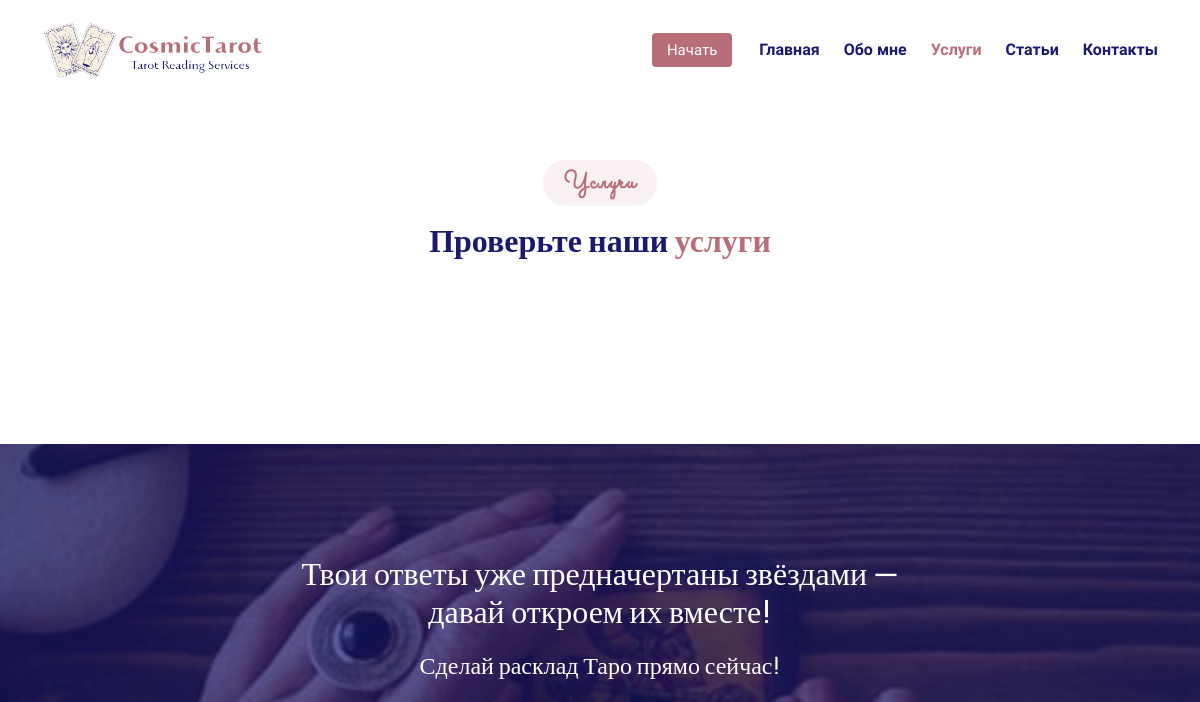
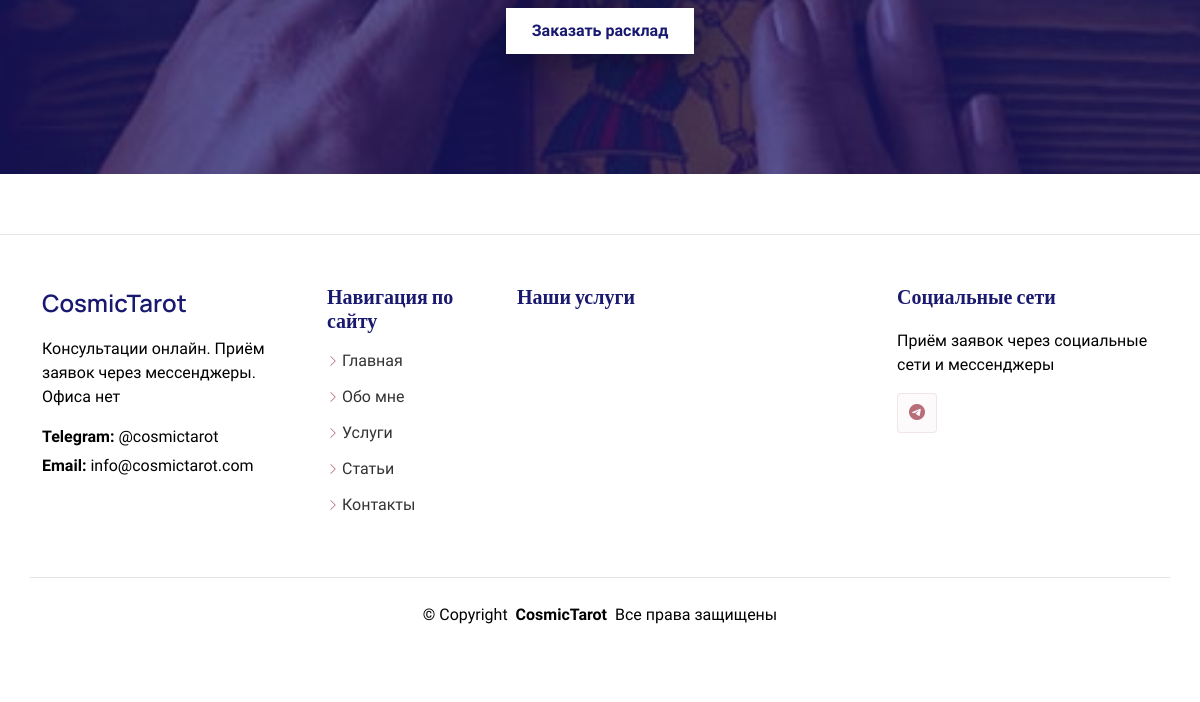
/services/, run on an earlier commit of the app's database (2 pictures, top to bottom).
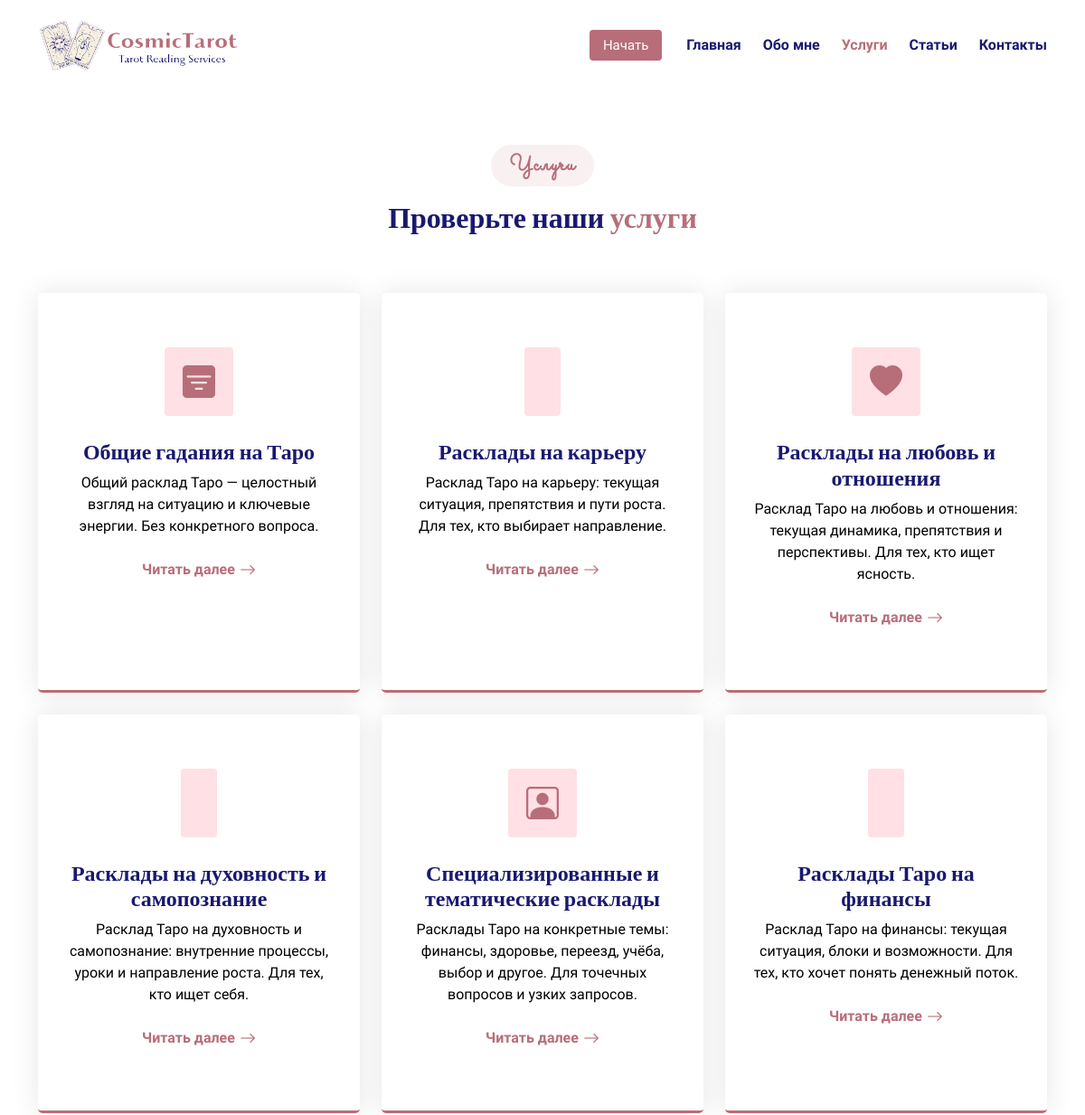
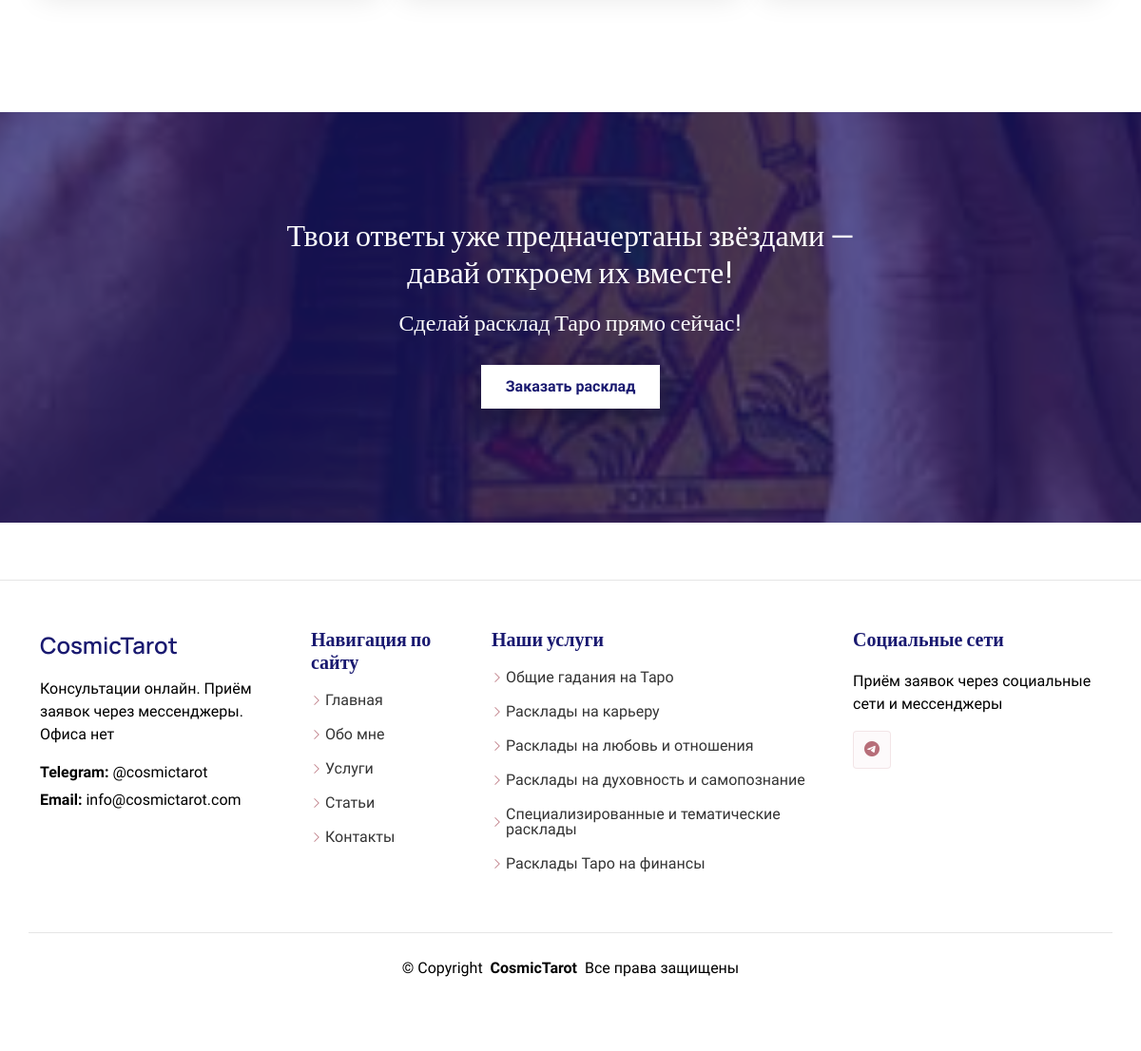
And on a later commit of the database (2 pictures, top to bottom).
### services/models.py (models this page shows, shortened)
class Service(models.Model):
  name = models.CharField('Name', max_length=255)
  slug = models.CharField('Slug', max_length=255)
  excerpt = models.CharField('Excerpt', max_length=255, blank=True)
  body = models.TextField()
  icon = models.CharField('Icon', max_length=20)
  active = models.BooleanField('Active', default=True)

### services/views.py (the view)
# urls.py: path('', views.services_index, name='services_index'),
def services_index(request):
  services = Service.objects.all()
  return render(request, 'services/index.html', {
    'title': 'Услуги',
    'page': 'services',
    'services': services
  })

### core/context_processors.py (called while the page is built)
def site_settings(request):
  return {
    'sitename': 'CosmicTarot',
    'telegraf': '@cosmictarot',
    'email': 'info@cosmictarot.com',
  }

### services/templates/services/index.html (shortened to what this page needs)
{% extends 'main/layouts/main.html' %}
{% block pageclass %}blog-page{% endblock %}
{% block content %}
  {% include 'main/includes/services.html' %}
  {% include 'main/includes/cta.html' %}
{% endblock %}

### main/templates/main/layouts/main.html (shortened to what this page needs)
{% load static %}
<!DOCTYPE html>
<html lang="zxx">
<head>
  <link href="{% static 'main/css/bootstrap.min.css' %}" rel="stylesheet">
  <link href="{% static 'main/css/bootstrap-icons.css' %}" rel="stylesheet">
  <link href="{% static 'main/css/aos.css' %}" rel="stylesheet">
  <link href="{% static 'main/css/glightbox.min.css' %}" rel="stylesheet">
  <link href="{% static 'main/css/swiper-bundle.min.css' %}" rel="stylesheet">
  <link href="{% static 'main/css/main.css' %}" rel="stylesheet">
</head>
<body class="{% block pageclass %}{% endblock %}">
  {% include 'main/includes/header.html' %}
  <main class="main">
    {% block content %}{% endblock %}
  </main>
  {% include 'main/includes/footer.html' %}
</body>
</html>

### main/templates/main/includes/header.html (shortened to what this page needs)
{% load static %}
<header id="header" class="header d-flex align-items-center fixed-top {% if page != 'index' %}sticky-top {% endif %}">
  <div class="container-fluid container-xl position-relative d-flex align-items-center">
    <a href="{% url 'index' %}" class="logo d-flex align-items-center me-auto">
      <img src="{% static 'main/img/logo.png' %}" alt="">
    </a>
    <nav id="navmenu" class="navmenu">
      <ul>
        <li><a href="/" {% if page == 'index' %}class="active"{% endif %}>Главная<br></a></li>
        <li><a href="/about" {% if page == 'about' %}class="active"{% endif %}>Обо мне</a></li>
        <li><a href="/services" {% if page == 'services' %}class="active"{% endif %}>Услуги</a></li>
        <li><a href="/blog" {% if page == 'blog' %}class="active"{% endif %}>Статьи</a></li>
        <li><a href="/contact" {% if page == 'contact' %}class="active"{% endif %}>Контакты</a></li>
      </ul>
    </nav>
    <a class="btn-getstarted flex-md-shrink-0" href="#about">Начать</a>
  </div>
</header>

### main/templates/main/includes/services.html
<section id="services" class="services section">
  <div class="container section-title" data-aos="fade-up">
    <h2 title="Services">Услуги</h2>
    <p title="Check Our Services"><span>Проверьте наши</span> <span class="description-title">услуги</span><br></p>
  </div>
  {% if services %}
  <div class="container">
    <div class="row gy-4">
      {% for service in services %}
      <div class="col-lg-4 col-md-6" data-aos="fade-up" data-aos-delay="100">
        <div class="service-item item-rosegold position-relative">
          <i class="bi bi-{{ service.icon }} icon"></i>
          <h3>{{ service.name }}</h3>
          <p>{{ service.excerpt }}</p>
          <a href="/services/{{ service.slug }}" class="read-more stretched-link" title="Read More">
            <span>Читать далее</span> <i class="bi bi-arrow-right"></i>
          </a>
        </div>
      </div>
      {% endfor %}
    </div>
  </div>
  {% endif %}
</section>

### main/templates/main/includes/cta.html
<section id="cta" class="cta section">
  <div class="section-bg-2 my-6">
    <div class="section-bg-overlay"></div>
    <div class="container">
      <div class="row">
        <div class="col-md-7 mx-auto text-center z9">
          <h2 class="text-white" title="Your Answers Are Written in the Stars – Let's Reveal Them!">Твои ответы уже предначертаны звёздами — давай откроем их вместе!</h2>
          <h4 class="text-white" title="Get a Tarot Reading Now!">Сделай расклад Таро прямо сейчас!</h4>
          <a href="#" data-bs-toggle="modal" data-bs-target="#exampleModal" class="btn-white small page-scroll" title="Book a Reading">Заказать расклад</a>
        </div>
      </div>
    </div>
  </div>
</section>

### main/templates/main/includes/footer.html
<footer id="footer" class="footer">
  <div class="container footer-top">
    <div class="row gy-4">
      <div class="col-lg-3 col-md-6 footer-about">
        <a href="/" class="d-flex align-items-center">
          <span class="sitename">{{ sitename }}</span>
        </a>
        <div class="footer-contact pt-3">
          <p>Консультации онлайн. Приём заявок через мессенджеры. Офиса нет</p>
          <p class="mt-3"><strong>Telegram:</strong> <span>{{ telegraf }}</span></p>
          <p><strong>Email:</strong> <span>{{ email }}</span></p>
        </div>
      </div>
      <div class="col-lg-2 col-md-6 footer-links">
        <h4 title="Useful Links">Навигация по сайту</h4>
        <ul>
          <li><i class="bi bi-chevron-right"></i> <a href="/">Главная</a></li>
          <li><i class="bi bi-chevron-right"></i> <a href="/about">Обо мне</a></li>
          <li><i class="bi bi-chevron-right"></i> <a href="/services">Услуги</a></li>
          <li><i class="bi bi-chevron-right"></i> <a href="/blog">Статьи</a></li>
          <li><i class="bi bi-chevron-right"></i> <a href="/contact">Контакты</a></li>
        </ul>
      </div>
      <div class="col-lg-4 col-md-6 footer-links">
        <h4 title="Our Services">Наши услуги</h4>
        {% if services %}
        <ul>
          {% for service in services %}
          <li><i class="bi bi-chevron-right"></i> <a href="/services/{{ service.slug }}">{{ service.name }}</a></li>
          {% endfor %}
        </ul>
        {% endif %}
      </div>
      <div class="col-lg-3 col-md-6">
        <h4 title="Social Links">Социальные сети</h4>
        <p>Приём заявок через социальные сети и мессенджеры</p>
        <div class="social-links d-flex">
          <a href=""><i class="bi bi-telegram"></i></a>
        </div>
      </div>
    </div>
  </div>
  <div class="container copyright text-center mt-4">
    <p>© <span>Copyright</span> <strong class="px-1 sitename">{{ sitename }}</strong> <span title="All Rights Reserved">Все права защищены</span></p>
  </div>
</footer>

What changed in the data, as far as the page shows it:
added Service: name "Общие гадания на Таро", excerpt "Общий расклад Таро — целостный взгляд на ситуацию и ключевые энергии. Без конкретного вопроса."
added Service: name "Расклады на карьеру", excerpt "Расклад Таро на карьеру: текущая ситуация, препятствия и пути роста. Для тех, кто выбирает направление."
added Service: name "Расклады на любовь и отношения", excerpt "Расклад Таро на любовь и отношения: текущая динамика, препятствия и перспективы. Для тех, кто ищет ясность."
added Service: name "Расклады на духовность и самопознание", excerpt "Расклад Таро на духовность и самопознание: внутренние процессы, уроки и направление роста. Для тех, кто ищет себя."
added Service: name "Специализированные и тематические расклады", excerpt "Расклады Таро на конкретные темы: финансы, здоровье, переезд, учёба, выбор и другое. Для точечных вопросов и узких запросов."
added Service: name "Расклады Таро на финансы", excerpt "Расклад Таро на финансы: текущая ситуация, блоки и возможности. Для тех, кто хочет понять денежный поток."
